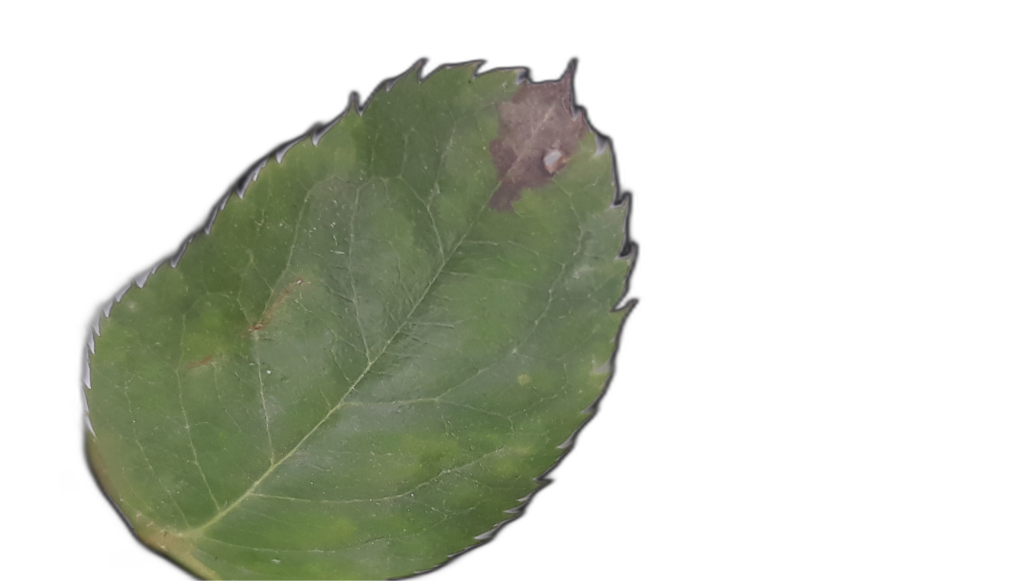
#> input picture common/Dataset/Black Spot Leaves/20241104_104203.png, 1032 x 581 px; its folder holds only this picture in this run
$ python inspect_leaves.py
#> lines starting #> are read from the running program, lines starting #| are printed output that depends on the picture; after the words box and inside, x2 and y2 are one past the last pixel; in counts of white or black regions, pixels touching at a corner belong together
# Inspect source leaf cutouts: per-class sample sheet + size/shape stats. Read-only on common/Dataset.
# Usage: python v2/scripts/inspect_leaves.py   -> v2/debug/leaf_samples.jpg
import sys
from pathlib import Path

sys.path.insert(0, str(Path(__file__).resolve().parents[2] / "common"))
import paths  # noqa: E402  shared paths + opencv workaround (must come before cv2/ultralytics)

import random
from pathlib import Path
import numpy as np
from PIL import Image

SRC = paths.DATASET
CLASSES = sorted(d.name for d in SRC.iterdir() if d.is_dir())
random.seed(0)
cell, per = 150, 8
sheet = Image.new("RGB", (per * cell, len(CLASSES) * cell), (128, 128, 128))
#> sheet: PIL image 1200x300 RGB; every value is 128
for ci, c in enumerate(CLASSES):
    files = sorted(f for f in (SRC / c).glob("*.png") if "_aug_" not in f.name)
    sizes, fills, aspects = [], [], []
    for f in random.sample(files, min(60, len(files))):
        im = Image.open(f).convert("RGBA")
#> im is the input picture: PIL image 1032x581 RGBA; mean R, G, B, A 37.1, 41.5, 29.3, 90.2
        a = np.asarray(im.getchannel("A")) > 16
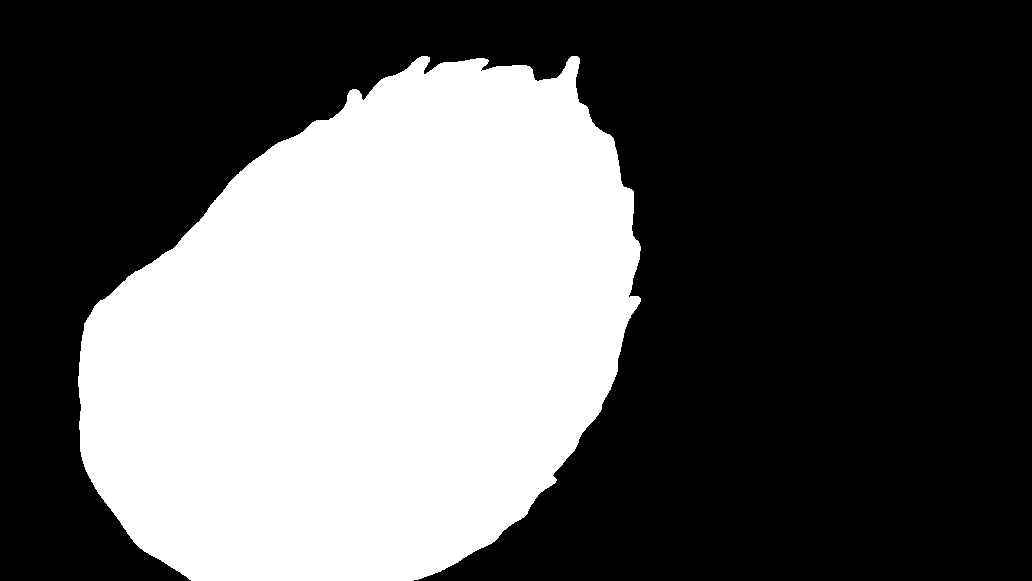
#> a: shape (581, 1032) bool; 36.4% white; 1 white region, box (x1, y1, x2, y2) and area: (78, 56, 641, 581) 218518
        ys, xs = np.nonzero(a)
        bw, bh = xs.max() - xs.min() + 1, ys.max() - ys.min() + 1
#> bw = 563; bh = 525
        sizes.append(max(im.size)); fills.append(a.sum() / (bw * bh)); aspects.append(max(bw, bh) / min(bw, bh))
    print("CLASS", c, "orig_files", len(files), "img_max_side median", int(np.median(sizes)),
          "fill_in_bbox %.2f" % np.median(fills), "aspect %.2f" % np.median(aspects))
#| CLASS Black Spot Leaves orig_files 1 img_max_side median 1032 fill_in_bbox 0.74 aspect 1.07
#> (the run stopped early here; a loop or call above may not have finished)

$ run again, on common/Dataset/Fresh Leaves/20241104_104133.png
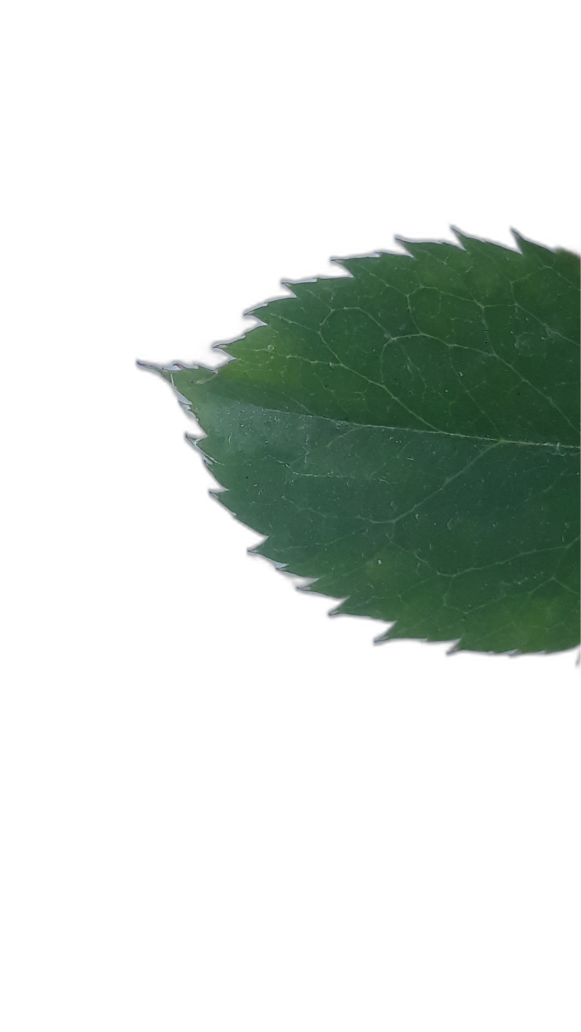
#> input picture common/Dataset/Fresh Leaves/20241104_104133.png, 581 x 1032 px
#> sheet: PIL image 1200x150 RGB; every value is 128
#> im is the input picture: PIL image 581x1032 RGBA; mean R, G, B, A 11.7, 19.2, 14, 55.5
#> `a = np.asarray(im.getchannel("A")) > 16`:
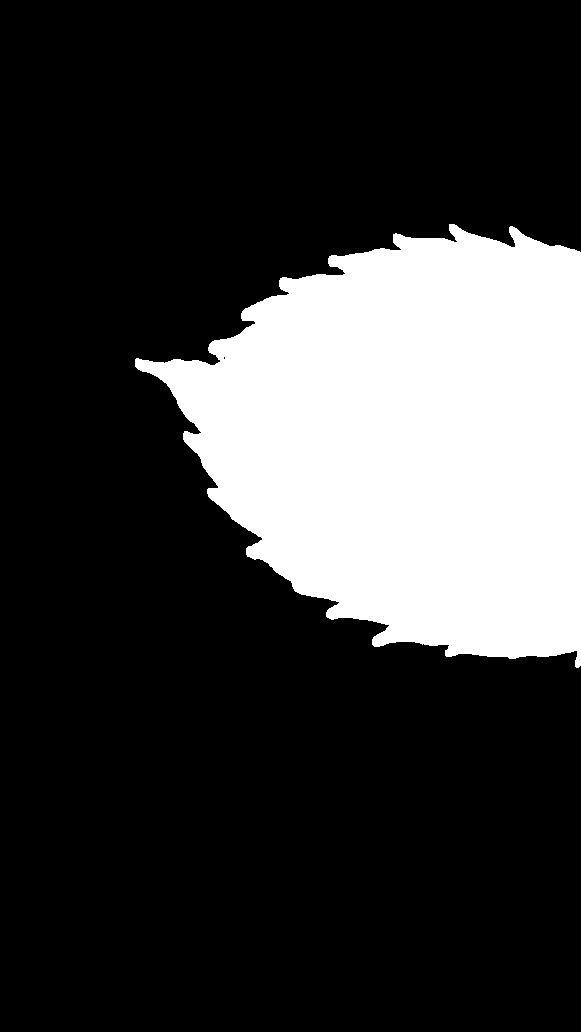
#> a: shape (1032, 581) bool; 22.6% white; 1 white region, box (x1, y1, x2, y2) and area: (135, 224, 581, 668) 135523
#> bw = 446; bh = 444

$ run again, on common/Dataset/Fresh Leaves/20241104_115911.png
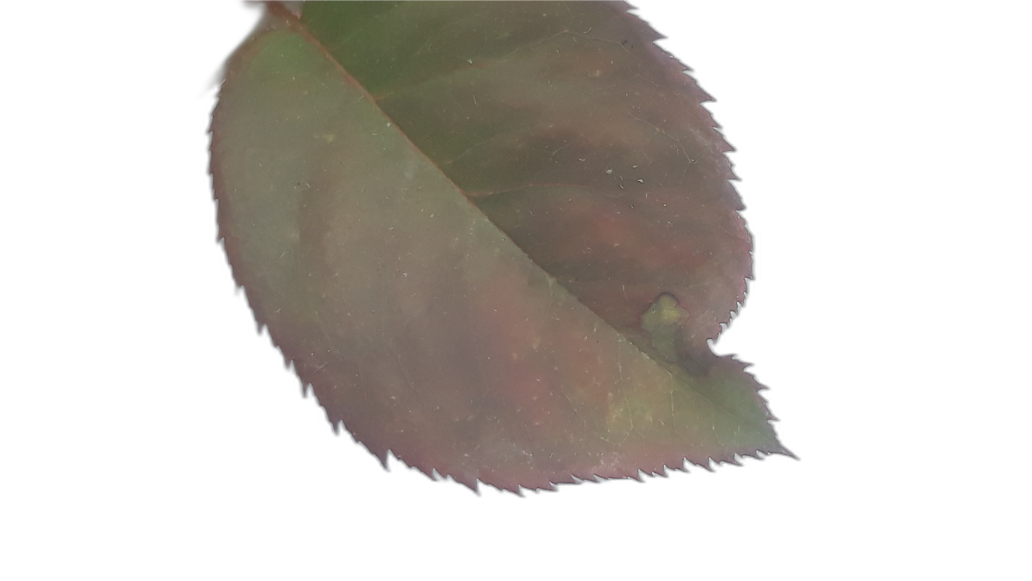
#> input picture common/Dataset/Fresh Leaves/20241104_115911.png, 1032 x 581 px
#> sheet: PIL image 1200x150 RGB; every value is 128
#> im is the input picture: PIL image 1032x581 RGBA; mean R, G, B, A 44.8, 40.5, 35.3, 95.1
#> `a = np.asarray(im.getchannel("A")) > 16`:
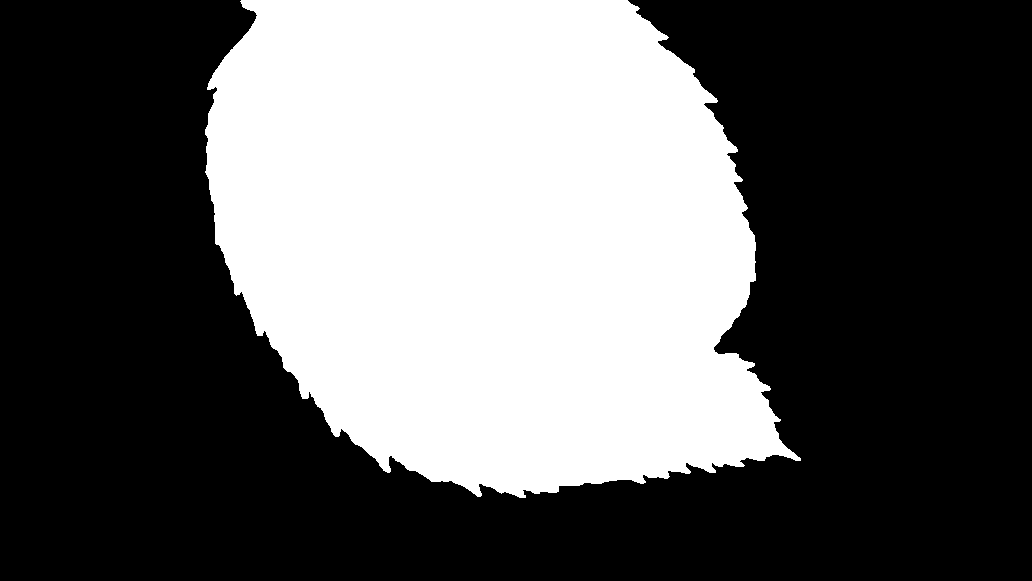
#> a: shape (581, 1032) bool; 38.3% white; 1 white region, box (x1, y1, x2, y2) and area: (205, 0, 801, 498) 229568
#> bw = 596; bh = 498

$ run again, on common/Dataset/Fresh Leaves/20241104_100254.png
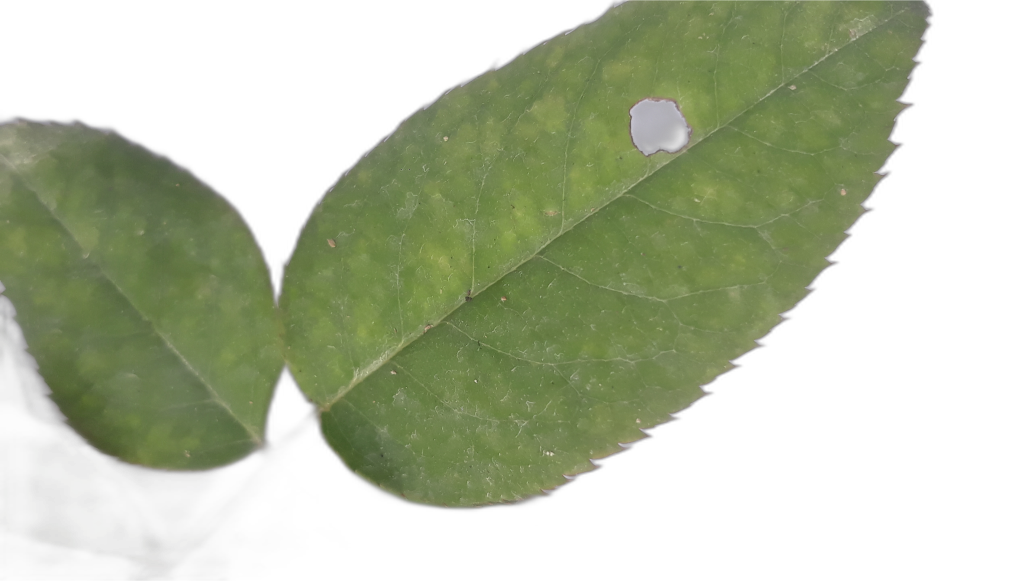
#> input picture common/Dataset/Fresh Leaves/20241104_100254.png, 1032 x 581 px
#> sheet: PIL image 1200x300 RGB; every value is 128
#> im is the input picture: PIL image 1032x581 RGBA; mean R, G, B, A 55.6, 63.7, 39, 123.9
#> `a = np.asarray(im.getchannel("A")) > 16`:
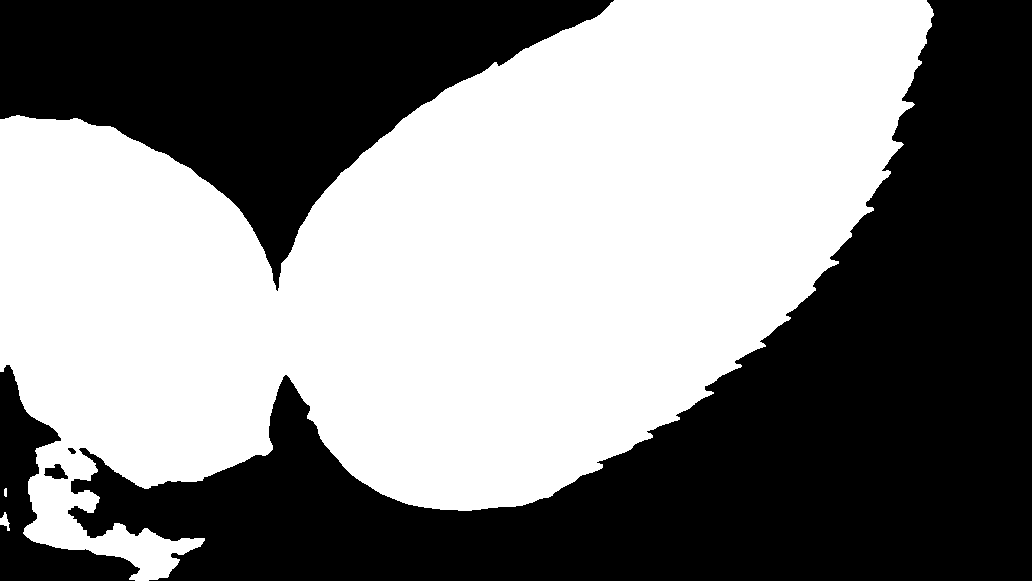
#> a: shape (581, 1032) bool; 52.5% white; 5 black regions, box (x1, y1, x2, y2) and area: (68, 0, 1032, 581) 195916, (0, 0, 614, 291) 78873, (0, 365, 140, 581) 9661, (44, 464, 68, 479) 223, (68, 448, 76, 454) 32
#> bw = 934; bh = 581
#| CLASS Fresh Leaves orig_files 1 img_max_side median 1032 fill_in_bbox 0.58 aspect 1.61
